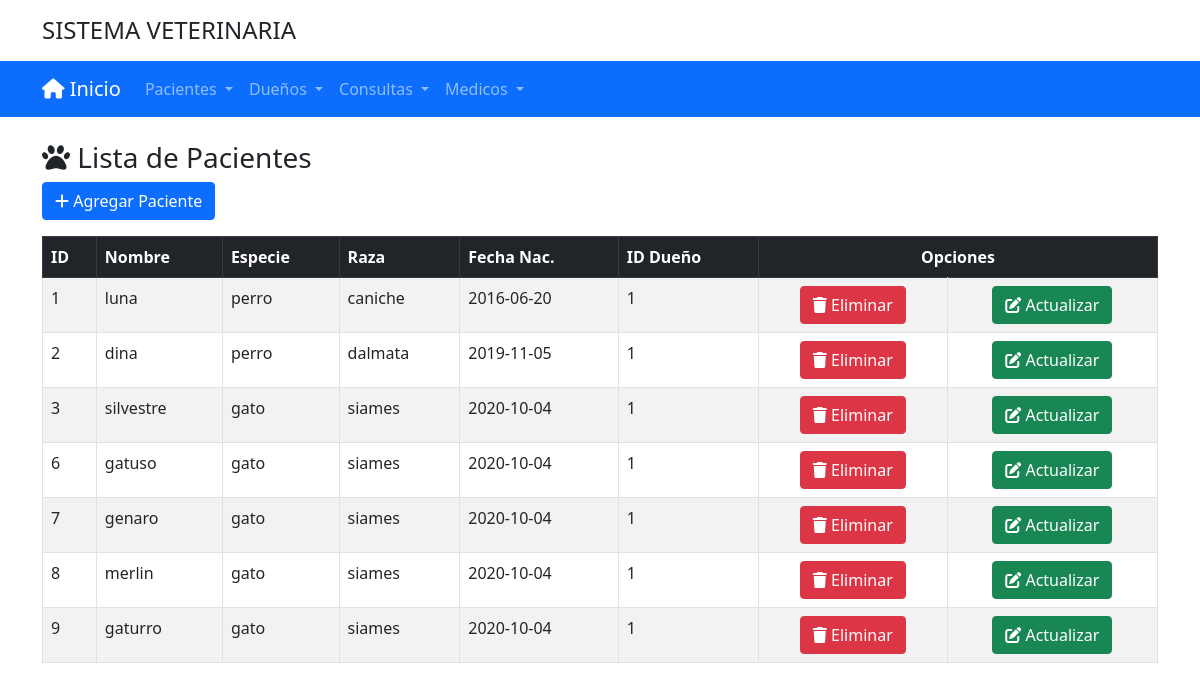
The app's page /vistas/listaPacientes.php with its own data.
### tables this page shows
CREATE TABLE `paciente` (
  `id_paciente` int(10) NOT NULL,
  `nombre` varchar(100) NOT NULL,
  `especie` varchar(100) NOT NULL,
  `raza` varchar(100) NOT NULL,
  `fecha_nac` date NOT NULL,
  `id_dueño` int(11) NOT NULL
);

### vistas/listaPacientes.php (the view, shortened to what this page needs)
<!DOCTYPE html>
<html lang="es">
<head>
</head>
<body>
<?php include "menu.php"; ?>
<div class="container mt-4">
  <h3><i class="fas fa-paw"></i> Lista de Pacientes</h3>
  <button type="button" class="btn btn-primary mb-3" data-bs-toggle="modal" data-bs-target="#modalPaciente">
    <i class="fas fa-plus"></i> Agregar Paciente
  </button>
  <table class="table table-bordered table-striped">
    <thead class="table-dark">
      <tr>
        <th>ID</th>
        <th>Nombre</th>
        <th>Especie</th>
        <th>Raza</th>
        <th>Fecha Nac.</th>
        <th>ID Dueño</th>
        <th colspan="2" class="text-center">Opciones</th>
      </tr>
    </thead>
    <tbody>
      <?php
        include('../modelo/conexion.php');
        $query = "SELECT id_paciente, nombre, especie, raza, fecha_nac, id_dueño FROM paciente";
        $res = $conexion->query($query);
        while($row = $res->fetch_assoc()) {
      ?>
        <tr>
          <td><?php echo $row['id_paciente']; ?></td>
          <td><?php echo $row['nombre']; ?></td>
          <td><?php echo $row['especie']; ?></td>
          <td><?php echo $row['raza']; ?></td>
          <td><?php echo $row['fecha_nac']; ?></td>
          <td><?php echo $row['id_dueño']; ?></td>
          <td class="text-center">
            <a class="btn btn-danger" href="../controladores/eliminarPaciente.php?ide=<?php echo $row['id_paciente']; ?>">
              <i class="fas fa-trash"></i> Eliminar
            </a>
          </td>
          <td class="text-center">
            <a class="btn btn-success" href="../vistas/editarFrmPaciente.php?ide=<?php echo $row['id_paciente']; ?>">
              <i class="fas fa-edit"></i> Actualizar
            </a>
          </td>
        </tr>
      <?php } ?>
    </tbody>
  </table>
</div>
</body>
</html>

### vistas/menu.php (shortened to what this page needs)
<!DOCTYPE html>
<html lang="en">
<head>
   <?php
     include "referencias.php";
   ?>
</head>
<body>
<header class="py-3">
    <div class="container d-flex justify-content-start align-items-center">
      <h4 class="mb-0">SISTEMA VETERINARIA</h4>
    </div>
  </header>
<nav class="navbar navbar-expand-lg navbar-primary bg-primary navbar-dark">
    <div class="container">
      <a class="navbar-brand" href="index.php"><i class="fas fa-home"></i> Inicio</a>
      <div class="collapse navbar-collapse" id="navbarNav">
        <ul class="navbar-nav">
          <li class="nav-item">
          <li class="nav-item dropdown">
                <a class="nav-link dropdown-toggle" href="#" id="navbarDropdown" role="button" data-bs-toggle="dropdown" aria-expanded="false">
                  Pacientes
                </a>
              </li>
          </li>
          <li class="nav-item">
          <li class="nav-item dropdown">
                <a class="nav-link dropdown-toggle" href="#" id="navbarDropdown" role="button" data-bs-toggle="dropdown" aria-expanded="false">
                  Dueños
                </a>
              </li>
          </li>
          <li class="nav-item">
          <li class="nav-item dropdown">
                <a class="nav-link dropdown-toggle" href="#" id="navbarDropdown" role="button" data-bs-toggle="dropdown" aria-expanded="false">
                  Consultas
                </a>
              </li>
          </li>
          <li class="nav-item">
          <li class="nav-item dropdown">
                <a class="nav-link dropdown-toggle" href="#" id="navbarDropdown" role="button" data-bs-toggle="dropdown" aria-expanded="false">
                  Medicos
                </a>
              </li>
          </li>
        </ul>
      </div>
    </div>
  </nav>
</body>
</html>

### vistas/referencias.php (shortened to what this page needs)
<link rel="stylesheet" href="bootstrap-5.0.2/css/bootstrap.css">
<link rel="stylesheet" href="bootstrap-5.0.2/css/bootstrap.min.css">
<link rel="stylesheet" href="datatables/datatables.min.css" />
<link rel="stylesheet" href="fontawesome-free-6.7.2/css/all.min.css">

### records on screen
paciente: id_paciente "1", nombre "luna", especie "perro", raza "caniche", fecha_nac "2016-06-20", id_dueño "1"
paciente: id_paciente "2", nombre "dina", especie "perro", raza "dalmata", fecha_nac "2019-11-05", id_dueño "1"
paciente: id_paciente "3", nombre "silvestre", especie "gato", raza "siames", fecha_nac "2020-10-04", id_dueño "1"
paciente: id_paciente "6", nombre "gatuso", especie "gato", raza "siames", fecha_nac "2020-10-04", id_dueño "1"
paciente: id_paciente "7", nombre "genaro", especie "gato", raza "siames", fecha_nac "2020-10-04", id_dueño "1"
paciente: id_paciente "8", nombre "merlin", especie "gato", raza "siames", fecha_nac "2020-10-04", id_dueño "1"
paciente: id_paciente "9", nombre "gaturro", especie "gato", raza "siames", fecha_nac "2020-10-04", id_dueño "1"
